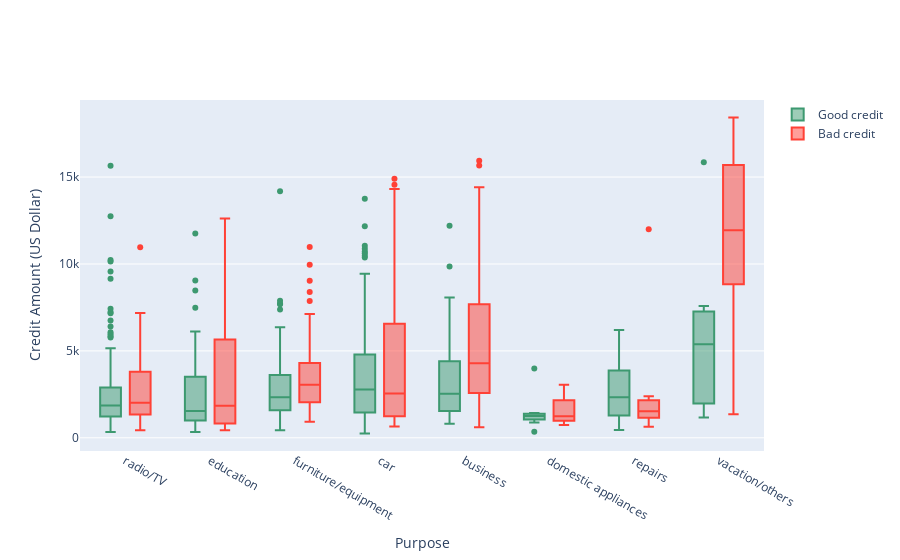

Notebook code for this chart:
### Code cell
trace0 = go.Box(
    y=df_good["Credit amount"],
    x=df_good["Purpose"],
    name='Good credit',
    marker=dict(
        color='#3D9970'
    )
)

trace1 = go.Box(
    y=df_bad['Credit amount'],
    x=df_bad['Purpose'],
    name='Bad credit',
    marker=dict(
        color='#FF4136'
    )
)
    
data = [trace0, trace1]

layout = go.Layout(
    yaxis=dict(
        title='Credit Amount (US Dollar)',
        zeroline=False
    ),
    xaxis=dict(
        title='Purpose'
    ),
    boxmode='group'
)
fig = go.Figure(data=data, layout=layout)

py.iplot(fig, filename='box-age-cat')

### Figure 1 — Plotly figure (JSON) as saved in the notebook; plotly's stock layout.template omitted (floating-point values rounded to 4 significant figures; data arrays with more than 128 entries replaced by an {"elided": "..."} marker saying what was removed)
{"data": [{"marker": {"color": "#3D9970"}, "name": "Good credit", "type": "box", "x": {"elided": "700 str values"}, "y": {"elided": "700 int values"}}, {"marker": {"color": "#FF4136"}, "name": "Bad credit", "type": "box", "x": {"elided": "300 str values"}, "y": {"elided": "300 int values"}}], "layout": {"boxmode": "group", "xaxis": {"title": {"text": "Purpose"}}, "yaxis": {"title": {"text": "Credit Amount (US Dollar)"}, "zeroline": false}}}
